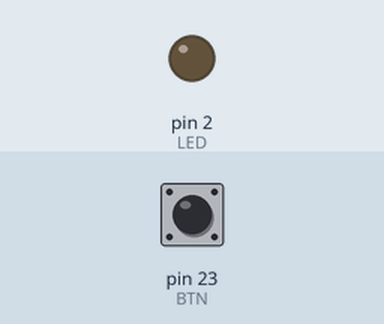
Recording of a sketch running on a simulated Arduino Mega 2560, built with avr-gcc and run on an emulated ATmega2560. On the bench: output pins drawn as LEDs (lit = HIGH). The inputs (shaded band) are chosen by the test bench; at power-on: pin 23 (BTN) HIGH. What the sketch prints to the serial monitor is not drawn.

Above: at 1.2 s.
1.3 s: pin 23 (BTN) pulled LOW for 0.15 s
At 1.37 s:
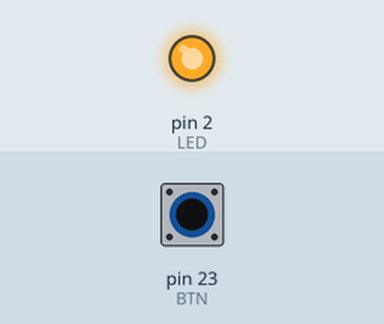
2.9 s: pin 23 (BTN) pulled LOW for 3.2 s
At 6.8 s:
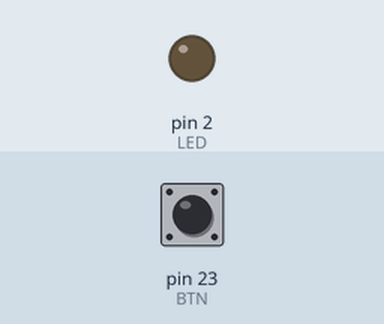
7.6 s: pin 23 (BTN) driven LOW
At 8.0 s:
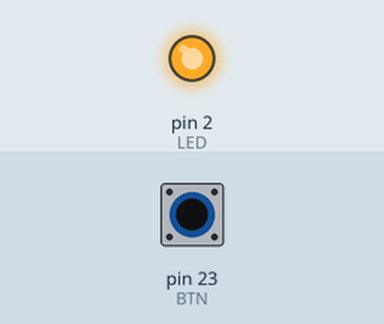
10.6 s: pin 23 (BTN) driven HIGH
At 11.4 s:
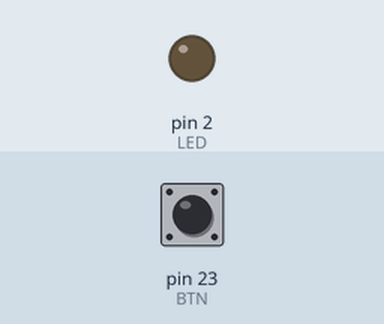
Timing chart, 0 to 13.1 s (numbered marks = the images above; inputs shaded):
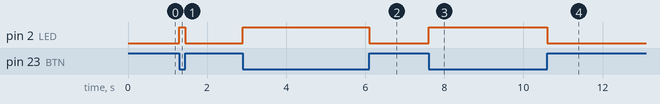

Measured:
- after the input at 1.3 s, pin 2 (LED): LOW → HIGH at once, → LOW 0.15 s later
- after the input at 2.9 s, pin 2 (LED): LOW → HIGH at once, → LOW 3.2 s later
- after the input at 7.6 s, pin 2 (LED): LOW → HIGH at once
- after the input at 10.6 s, pin 2 (LED): HIGH → LOW at once

The sketch:

btn_led.ino
```cpp
int LED = 2;
int BTN = 23;

void setup() {
  // put your setup code here, to run once:
  Serial.begin(115200);
  pinMode(BTN, INPUT_PULLUP);
  pinMode(LED, OUTPUT);
}

void loop() {
  if (digitalRead(BTN) == LOW) {
    digitalWrite(LED, HIGH);
    Serial.println("LED ligado!");
  } else {
    digitalWrite(LED, LOW);
  }
}
```
